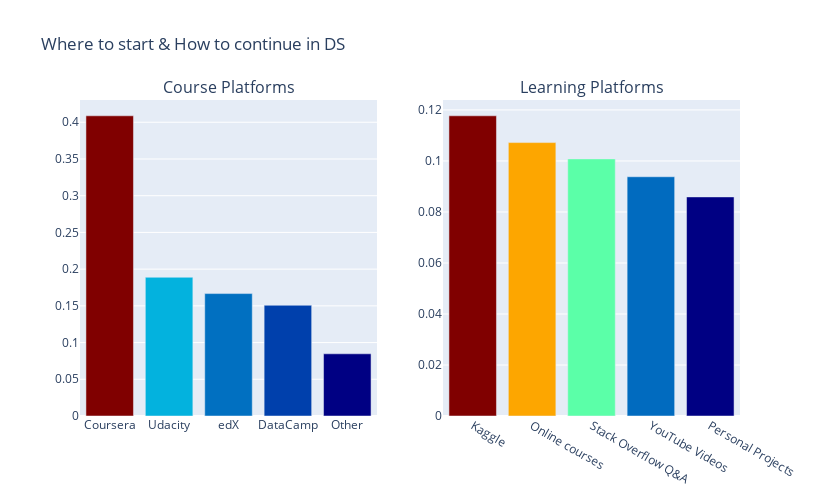

This figure's notebook cell:
### Markdown cell above
**Coursera seems the leader of MOOCs thanks to Andrew NG's' [amazing machine learning courses](http://www.coursera.org/instructor/andrewng).**
* **After learning basics of machine learning, people discover the world of Kaggle so although it is the last first learning platform in the above ranking, it is graded as the best learning platform.**
* **Online courses and Stack & Overflow are preferred to textbooks and university courses. The changing face of education in the 21st century!**

### Code cell
course = mulchrep['CoursePlatformSelect'].str.split(',')
course_set = []

for i in course.dropna():
    course_set.extend(i)
courses = round(pd.Series(course_set).value_counts(normalize=True)[:5], 4).\
        sort_values(ascending=False).to_frame()

trace1 = go.Bar(
    x=courses.index,
    y=courses[0],
    name='course',
    marker=dict(
        color=courses[0],
        colorscale='Jet'
    )
)

learning = mulchrep['LearningPlatformSelect'].str.split(',')
learning_set = []
for i in learning.dropna():
    learning_set.extend(i)
learn = round(pd.Series(learning_set).value_counts(normalize=True)[:5], 4).\
        sort_values(ascending=False).to_frame()

trace2 = go.Bar(
    x=learn.index,
    y=learn[0],
    name='platform',
    marker=dict(
        color=learn[0],
        colorscale='Jet'
    )
)

fig = tools.make_subplots(rows=1, cols=2, subplot_titles=('Course Platforms', 
                                                             'Learning Platforms'))
fig.append_trace(trace1, 1,1)
fig.append_trace(trace2, 1,2)
fig['layout'].update(
    height=500, 
    width=820,
    title='Where to start & How to continue in DS',
    showlegend=False
)
po.iplot(fig)

### Figure 1 — Plotly figure (JSON) as saved in the notebook; plotly's stock layout.template omitted (floating-point values rounded to 4 significant figures)
{"data": [{"marker": {"color": [0.4088, 0.1889, 0.1667, 0.1508, 0.0847], "colorscale": [[0, "rgb(0,0,131)"], [0.2, "rgb(0,60,170)"], [0.4, "rgb(5,255,255)"], [0.6, "rgb(255,255,0)"], [0.8, "rgb(250,0,0)"], [1, "rgb(128,0,0)"]]}, "name": "course", "type": "bar", "x": ["Coursera", "Udacity", "edX", "DataCamp", "Other"], "xaxis": "x", "y": [0.4088, 0.1889, 0.1667, 0.1508, 0.0847], "yaxis": "y"}, {"marker": {"color": [0.1177, 0.1072, 0.1008, 0.0938, 0.0859], "colorscale": [[0, "rgb(0,0,131)"], [0.2, "rgb(0,60,170)"], [0.4, "rgb(5,255,255)"], [0.6, "rgb(255,255,0)"], [0.8, "rgb(250,0,0)"], [1, "rgb(128,0,0)"]]}, "name": "platform", "type": "bar", "x": ["Kaggle", "Online courses", "Stack Overflow Q&A", "YouTube Videos", "Personal Projects"], "xaxis": "x2", "y": [0.1177, 0.1072, 0.1008, 0.0938, 0.0859], "yaxis": "y2"}], "layout": {"annotations": [{"font": {"size": 16}, "showarrow": false, "text": "Course Platforms", "x": 0.225, "xanchor": "center", "xref": "paper", "y": 1, "yanchor": "bottom", "yref": "paper"}, {"font": {"size": 16}, "showarrow": false, "text": "Learning Platforms", "x": 0.775, "xanchor": "center", "xref": "paper", "y": 1, "yanchor": "bottom", "yref": "paper"}], "height": 500, "showlegend": false, "title": {"text": "Where to start & How to continue in DS"}, "width": 820, "xaxis": {"anchor": "y", "domain": [0, 0.45]}, "xaxis2": {"anchor": "y2", "domain": [0.55, 1]}, "yaxis": {"anchor": "x", "domain": [0, 1]}, "yaxis2": {"anchor": "x2", "domain": [0, 1]}}}
